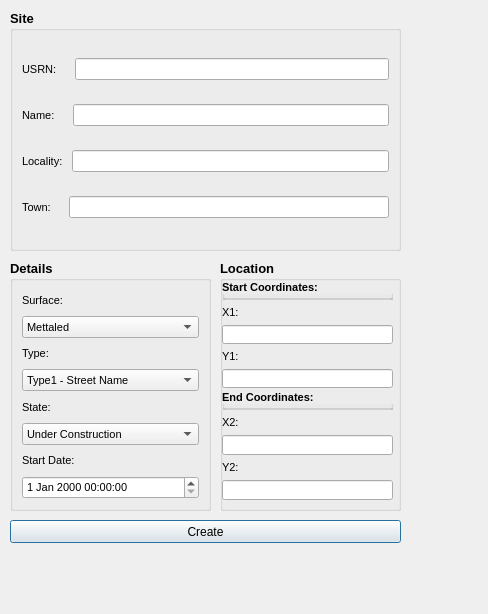
<?xml version="1.0" encoding="UTF-8"?>
<ui version="4.0">
 <class>Dialog</class>
 <widget class="QDialog" name="Dialog">
  <property name="geometry">
   <rect>
    <x>0</x>
    <y>0</y>
    <width>488</width>
    <height>614</height>
   </rect>
  </property>
  <property name="windowTitle">
   <string>Dialog</string>
  </property>
  <property name="sizeGripEnabled">
   <bool>false</bool>
  </property>
  <widget class="QGroupBox" name="groupBox">
   <property name="geometry">
    <rect>
     <x>10</x>
     <y>10</y>
     <width>391</width>
     <height>241</height>
    </rect>
   </property>
   <property name="font">
    <font>
     <pointsize>10</pointsize>
     <weight>75</weight>
     <bold>true</bold>
    </font>
   </property>
   <property name="autoFillBackground">
    <bool>true</bool>
   </property>
   <property name="title">
    <string>Site</string>
   </property>
   <layout class="QVBoxLayout" name="verticalLayout">
    <item>
     <layout class="QHBoxLayout" name="horizontalLayout">
      <item>
       <widget class="QLabel" name="label">
        <property name="font">
         <font>
          <pointsize>8</pointsize>
          <weight>50</weight>
          <bold>false</bold>
         </font>
        </property>
        <property name="text">
         <string>USRN:    </string>
        </property>
       </widget>
      </item>
      <item>
       <widget class="QLineEdit" name="txtUSRN">
        <property name="font">
         <font>
          <pointsize>8</pointsize>
          <weight>50</weight>
          <bold>false</bold>
         </font>
        </property>
       </widget>
      </item>
     </layout>
    </item>
    <item>
     <layout class="QHBoxLayout" name="horizontalLayout_2">
      <item>
       <widget class="QLabel" name="label_2">
        <property name="font">
         <font>
          <pointsize>8</pointsize>
          <weight>50</weight>
          <bold>false</bold>
         </font>
        </property>
        <property name="text">
         <string>Name:    </string>
        </property>
       </widget>
      </item>
      <item>
       <widget class="QLineEdit" name="txtName">
        <property name="font">
         <font>
          <pointsize>8</pointsize>
          <weight>50</weight>
          <bold>false</bold>
         </font>
        </property>
       </widget>
      </item>
     </layout>
    </item>
    <item>
     <layout class="QHBoxLayout" name="horizontalLayout_3">
      <item>
       <widget class="QLabel" name="label_3">
        <property name="font">
         <font>
          <pointsize>8</pointsize>
          <weight>50</weight>
          <bold>false</bold>
         </font>
        </property>
        <property name="frameShape">
         <enum>QFrame::NoFrame</enum>
        </property>
        <property name="text">
         <string>Locality: </string>
        </property>
       </widget>
      </item>
      <item>
       <widget class="QLineEdit" name="txtLocality">
        <property name="font">
         <font>
          <pointsize>8</pointsize>
          <weight>50</weight>
          <bold>false</bold>
         </font>
        </property>
       </widget>
      </item>
     </layout>
    </item>
    <item>
     <layout class="QHBoxLayout" name="horizontalLayout_4">
      <item>
       <widget class="QLabel" name="label_4">
        <property name="font">
         <font>
          <pointsize>8</pointsize>
          <weight>50</weight>
          <bold>false</bold>
         </font>
        </property>
        <property name="frameShape">
         <enum>QFrame::NoFrame</enum>
        </property>
        <property name="text">
         <string>Town:    </string>
        </property>
       </widget>
      </item>
      <item>
       <widget class="QLineEdit" name="txtTown">
        <property name="font">
         <font>
          <pointsize>8</pointsize>
          <weight>50</weight>
          <bold>false</bold>
         </font>
        </property>
       </widget>
      </item>
     </layout>
    </item>
   </layout>
  </widget>
  <widget class="QGroupBox" name="groupBox_2">
   <property name="geometry">
    <rect>
     <x>10</x>
     <y>260</y>
     <width>201</width>
     <height>251</height>
    </rect>
   </property>
   <property name="font">
    <font>
     <pointsize>10</pointsize>
     <weight>75</weight>
     <bold>true</bold>
    </font>
   </property>
   <property name="autoFillBackground">
    <bool>true</bool>
   </property>
   <property name="title">
    <string>Details</string>
   </property>
   <layout class="QVBoxLayout" name="verticalLayout_2">
    <item>
     <widget class="QLabel" name="label_9">
      <property name="font">
       <font>
        <pointsize>8</pointsize>
        <weight>50</weight>
        <bold>false</bold>
       </font>
      </property>
      <property name="text">
       <string>Surface:</string>
      </property>
     </widget>
    </item>
    <item>
     <widget class="QComboBox" name="cboSurface">
      <property name="font">
       <font>
        <pointsize>8</pointsize>
        <weight>50</weight>
        <bold>false</bold>
       </font>
      </property>
      <item>
       <property name="text">
        <string>Mettaled</string>
       </property>
      </item>
      <item>
       <property name="text">
        <string>UnMettaled</string>
       </property>
      </item>
      <item>
       <property name="text">
        <string>Mixed</string>
       </property>
      </item>
     </widget>
    </item>
    <item>
     <widget class="QLabel" name="label_10">
      <property name="font">
       <font>
        <pointsize>8</pointsize>
        <weight>50</weight>
        <bold>false</bold>
       </font>
      </property>
      <property name="text">
       <string>Type:</string>
      </property>
     </widget>
    </item>
    <item>
     <widget class="QComboBox" name="cboType">
      <property name="font">
       <font>
        <pointsize>8</pointsize>
        <weight>50</weight>
        <bold>false</bold>
       </font>
      </property>
      <item>
       <property name="text">
        <string>Type1 - Street Name</string>
       </property>
      </item>
      <item>
       <property name="text">
        <string>Type2 - Street Description</string>
       </property>
      </item>
      <item>
       <property name="text">
        <string>Type3 - Numbered Street</string>
       </property>
      </item>
      <item>
       <property name="text">
        <string>Type4 - Unofficial Street Name</string>
       </property>
      </item>
      <item>
       <property name="text">
        <string>Type5 - For Addressing Purposes Only</string>
       </property>
      </item>
     </widget>
    </item>
    <item>
     <widget class="QLabel" name="label_11">
      <property name="font">
       <font>
        <pointsize>8</pointsize>
        <weight>50</weight>
        <bold>false</bold>
       </font>
      </property>
      <property name="text">
       <string>State:</string>
      </property>
     </widget>
    </item>
    <item>
     <widget class="QComboBox" name="cboState">
      <property name="font">
       <font>
        <pointsize>8</pointsize>
        <weight>50</weight>
        <bold>false</bold>
       </font>
      </property>
      <item>
       <property name="text">
        <string>Under Construction</string>
       </property>
      </item>
      <item>
       <property name="text">
        <string>Open</string>
       </property>
      </item>
      <item>
       <property name="text">
        <string>Closed</string>
       </property>
      </item>
      <item>
       <property name="text">
        <string>Adressing Purposes Only</string>
       </property>
      </item>
     </widget>
    </item>
    <item>
     <widget class="QLabel" name="label_12">
      <property name="font">
       <font>
        <pointsize>8</pointsize>
        <weight>50</weight>
        <bold>false</bold>
       </font>
      </property>
      <property name="text">
       <string>Start Date:</string>
      </property>
     </widget>
    </item>
    <item>
     <widget class="QgsDateTimeEdit" name="dteStartDate">
      <property name="font">
       <font>
        <pointsize>8</pointsize>
        <weight>50</weight>
        <bold>false</bold>
       </font>
      </property>
     </widget>
    </item>
   </layout>
  </widget>
  <widget class="QGroupBox" name="groupBox_3">
   <property name="geometry">
    <rect>
     <x>220</x>
     <y>260</y>
     <width>181</width>
     <height>251</height>
    </rect>
   </property>
   <property name="font">
    <font>
     <pointsize>10</pointsize>
     <weight>75</weight>
     <bold>true</bold>
    </font>
   </property>
   <property name="autoFillBackground">
    <bool>true</bool>
   </property>
   <property name="title">
    <string>Location</string>
   </property>
   <property name="flat">
    <bool>false</bool>
   </property>
   <widget class="QWidget" name="">
    <property name="geometry">
     <rect>
      <x>2</x>
      <y>20</y>
      <width>171</width>
      <height>108</height>
     </rect>
    </property>
    <layout class="QVBoxLayout" name="verticalLayout_3">
     <item>
      <widget class="QGroupBox" name="groupBox_4">
       <property name="font">
        <font>
         <pointsize>8</pointsize>
         <weight>75</weight>
         <bold>true</bold>
        </font>
       </property>
       <property name="title">
        <string>Start Coordinates:</string>
       </property>
      </widget>
     </item>
     <item>
      <widget class="QLabel" name="label_13">
       <property name="font">
        <font>
         <pointsize>8</pointsize>
         <weight>50</weight>
         <bold>false</bold>
        </font>
       </property>
       <property name="text">
        <string>X1:</string>
       </property>
      </widget>
     </item>
     <item>
      <widget class="QLineEdit" name="txtX1">
       <property name="font">
        <font>
         <pointsize>8</pointsize>
         <weight>50</weight>
         <bold>false</bold>
        </font>
       </property>
      </widget>
     </item>
     <item>
      <widget class="QLabel" name="label_14">
       <property name="font">
        <font>
         <pointsize>8</pointsize>
         <weight>50</weight>
         <bold>false</bold>
        </font>
       </property>
       <property name="text">
        <string>Y1:</string>
       </property>
      </widget>
     </item>
     <item>
      <widget class="QLineEdit" name="txtY1">
       <property name="font">
        <font>
         <pointsize>8</pointsize>
         <weight>50</weight>
         <bold>false</bold>
        </font>
       </property>
      </widget>
     </item>
    </layout>
   </widget>
   <widget class="QWidget" name="">
    <property name="geometry">
     <rect>
      <x>2</x>
      <y>130</y>
      <width>171</width>
      <height>110</height>
     </rect>
    </property>
    <layout class="QVBoxLayout" name="verticalLayout_4">
     <item>
      <widget class="QGroupBox" name="groupBox_5">
       <property name="font">
        <font>
         <pointsize>8</pointsize>
         <weight>75</weight>
         <bold>true</bold>
        </font>
       </property>
       <property name="title">
        <string>End Coordinates:</string>
       </property>
      </widget>
     </item>
     <item>
      <widget class="QLabel" name="label_15">
       <property name="font">
        <font>
         <pointsize>8</pointsize>
         <weight>50</weight>
         <bold>false</bold>
        </font>
       </property>
       <property name="text">
        <string>X2:</string>
       </property>
      </widget>
     </item>
     <item>
      <widget class="QLineEdit" name="txtX2">
       <property name="font">
        <font>
         <pointsize>8</pointsize>
         <weight>50</weight>
         <bold>false</bold>
        </font>
       </property>
       <property name="text">
        <string/>
       </property>
      </widget>
     </item>
     <item>
      <widget class="QLabel" name="label_16">
       <property name="font">
        <font>
         <pointsize>8</pointsize>
         <weight>50</weight>
         <bold>false</bold>
        </font>
       </property>
       <property name="text">
        <string>Y2:</string>
       </property>
      </widget>
     </item>
     <item>
      <widget class="QLineEdit" name="txtY2">
       <property name="font">
        <font>
         <pointsize>8</pointsize>
         <weight>50</weight>
         <bold>false</bold>
        </font>
       </property>
       <property name="text">
        <string/>
       </property>
      </widget>
     </item>
    </layout>
   </widget>
   <zorder>groupBox_4</zorder>
   <zorder>groupBox_5</zorder>
   <zorder>label_13</zorder>
   <zorder>txtX1</zorder>
   <zorder>label_14</zorder>
   <zorder>txtY1</zorder>
   <zorder>label_15</zorder>
   <zorder>txtX2</zorder>
   <zorder>label_16</zorder>
   <zorder>txtY2</zorder>
  </widget>
  <widget class="QPushButton" name="btnCreate">
   <property name="geometry">
    <rect>
     <x>10</x>
     <y>520</y>
     <width>391</width>
     <height>23</height>
    </rect>
   </property>
   <property name="text">
    <string>Create</string>
   </property>
  </widget>
  <zorder>groupBox_3</zorder>
  <zorder>groupBox</zorder>
  <zorder>groupBox_2</zorder>
  <zorder>btnCreate</zorder>
 </widget>
 <customwidgets>
  <customwidget>
   <class>QgsDateTimeEdit</class>
   <extends>QDateTimeEdit</extends>
   <header>qgsdatetimeedit.h</header>
  </customwidget>
 </customwidgets>
 <resources/>
 <connections/>
</ui>
